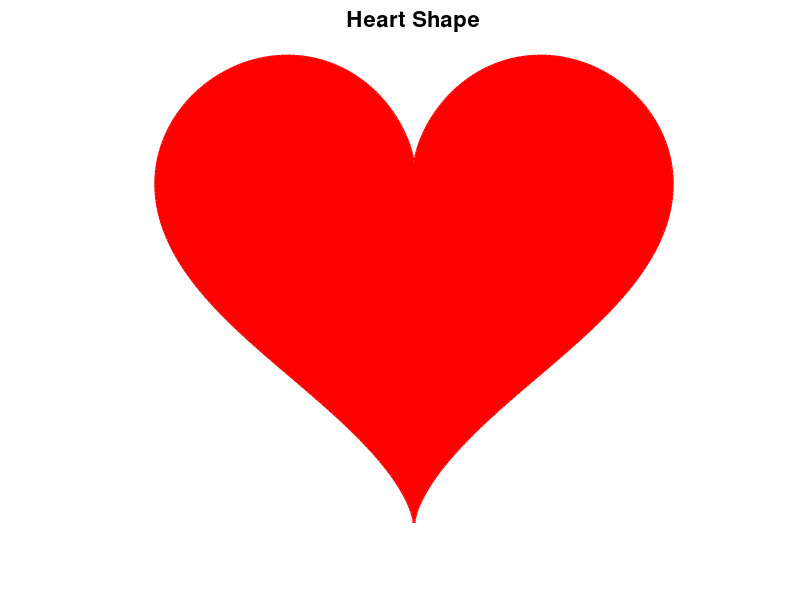

Source code (MATLAB):
% Draw a heart shape
t = linspace(0, 2*pi, 500);
x = 16 * sin(t).^3;
y = 13*cos(t) - 5*cos(2*t) - 2*cos(3*t) - cos(4*t);

figure('Color', 'white', 'Position', [300, 300, 500, 450]);
fill(x, y, 'r', 'EdgeColor', 'r', 'LineWidth', 2);
axis equal;
axis off;
title('Heart Shape', 'FontSize', 16);

% Save as image
saveas(gcf, fullfile(fileparts(mfilename('fullpath')), 'heart_shape.png'));

% Keep figure open
uiwait(gcf);
